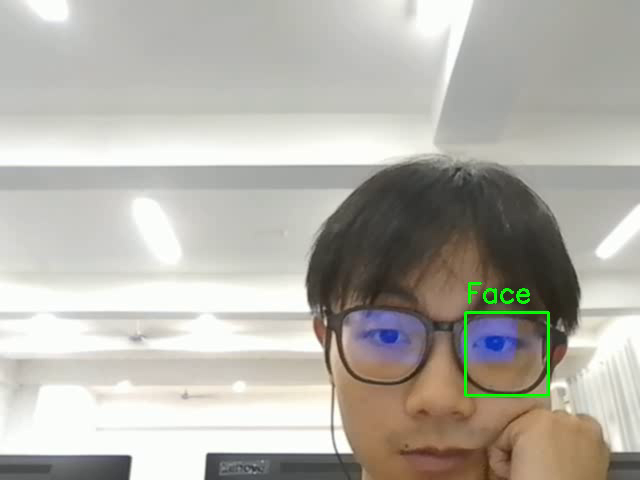
#> input picture frame 72 of chap01/data/face_tracking.mp4, 640 x 480 px, given in place of vtest.avi, which was not available
$ python background_substract.py
#> lines starting #> are read from the running program, lines starting #| are printed output that depends on the picture; after the words box and inside, x2 and y2 are one past the last pixel; in counts of white or black regions, pixels touching at a corner belong together
from __future__ import print_function
import cv2
import argparse

parser = argparse.ArgumentParser(description='This program shows how to use background subtraction methods provided by \
                                              OpenCV. You can process both videos and images.')
parser.add_argument('--input', type=str, help='Path to a video or a sequence of image.', default='data/vtest.avi')
parser.add_argument('--algo', type=str, help='Background subtraction method (KNN, MOG2).', default='MOG2')
args = parser.parse_args()

if args.algo == 'MOG2':
    backSub = cv2.createBackgroundSubtractorMOG2()
else:
    backSub = cv2.createBackgroundSubtractorKNN()


capture = cv2.VideoCapture(cv2.samples.findFileOrKeep(args.input))
if not capture.isOpened():
    print('Unable to open: ' + args.input)
    exit(0)

erode_kernel = cv2.getStructuringElement(cv2.MORPH_ELLIPSE, (3, 3))
dilate_kernel = cv2.getStructuringElement(cv2.MORPH_ELLIPSE, (7, 7))

while True:
    ret, frame = capture.read()
#> frame is the input picture: shape (480, 640, 3); mean B, G, R 169.8, 177.9, 180.7
    if frame is None:
        break

    fgMask = backSub.apply(frame)
#> fgMask: shape (480, 640); every value is 127

    cv2.rectangle(frame, (10, 2), (100, 20), (255, 255, 255), -1)
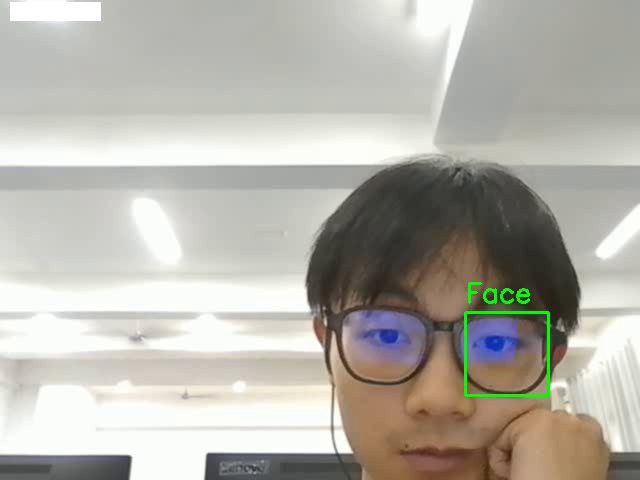
#> frame: shape (480, 640, 3); 0.56% of pixels changed, all inside (x1, y1, x2, y2) = (10, 2, 101, 21)
    cv2.putText(frame, str(capture.get(cv2.CAP_PROP_POS_FRAMES)), (15, 15),
               cv2.FONT_HERSHEY_SIMPLEX, 0.5, (0, 0, 0))
#> frame: shape (480, 640, 3); 0.02% of pixels changed, all inside (x1, y1, x2, y2) = (17, 5, 50, 16)

    _, thresh = cv2.threshold(fgMask, 244, 255, cv2.THRESH_BINARY)
#> thresh: shape (480, 640); every value is 0
    cv2.erode(thresh, erode_kernel, thresh, iterations=2)
    cv2.dilate(thresh, dilate_kernel, thresh, iterations=2)
    contours, hier = cv2.findContours(thresh, cv2.RETR_EXTERNAL,cv2.CHAIN_APPROX_SIMPLE)
#> contours = []

    for c in contours:
        if cv2.contourArea(c) > 1000:
            x, y, w, h = cv2.boundingRect(c)
            cv2.rectangle(frame, (x, y), (x + w, y + h), (255, 255, 0), 2)
#> this loop made 0 passes


    cv2.imshow('Frame', frame)
    cv2.imshow('FG Mask', fgMask)
    cv2.imshow('thresh', thresh)

    keyboard = cv2.waitKey(30)
#> (key Esc is pressed here)
    if keyboard == 'q' or keyboard == 27:
        break

$ run again, starting later in the video
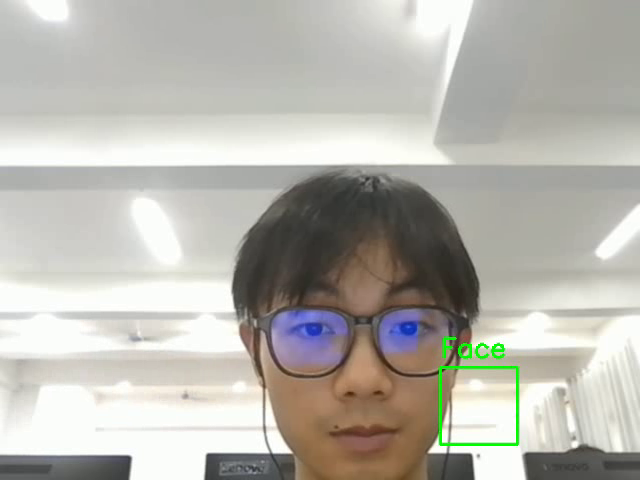
#> input picture frame 327 of chap01/data/face_tracking.mp4, 640 x 480 px, given in place of vtest.avi, which was not available
#> frame is the input picture: shape (480, 640, 3); mean B, G, R 173.9, 181.3, 183.3
#> fgMask: shape (480, 640); every value is 127
#> `cv2.rectangle(frame, (10, 2), (100, 20), (255, 255, 255), -1)`:
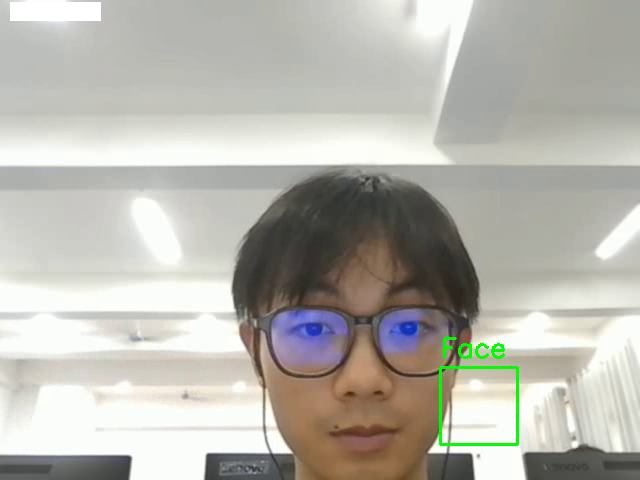
#> frame: shape (480, 640, 3); 0.56% of pixels changed, all inside (x1, y1, x2, y2) = (10, 2, 101, 21)
#> thresh: shape (480, 640); every value is 0
#> contours = []

$ run again, starting later in the video
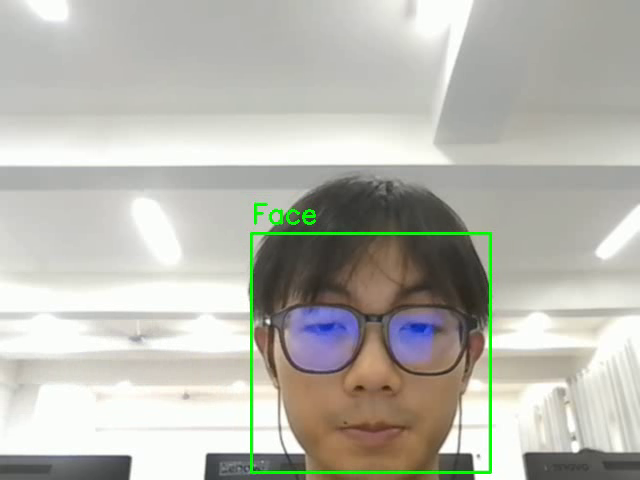
#> input picture frame 581 of chap01/data/face_tracking.mp4, 640 x 480 px, given in place of vtest.avi, which was not available
#> frame is the input picture: shape (480, 640, 3); mean B, G, R 175.1, 183.8, 184.1
#> fgMask: shape (480, 640); every value is 127
#> `cv2.rectangle(frame, (10, 2), (100, 20), (255, 255, 255), -1)`:
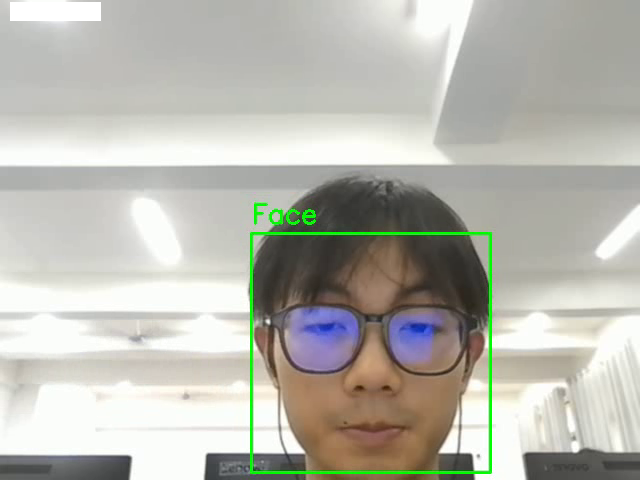
#> frame: shape (480, 640, 3); 0.56% of pixels changed, all inside (x1, y1, x2, y2) = (10, 2, 101, 21)
#> thresh: shape (480, 640); every value is 0
#> contours = []
